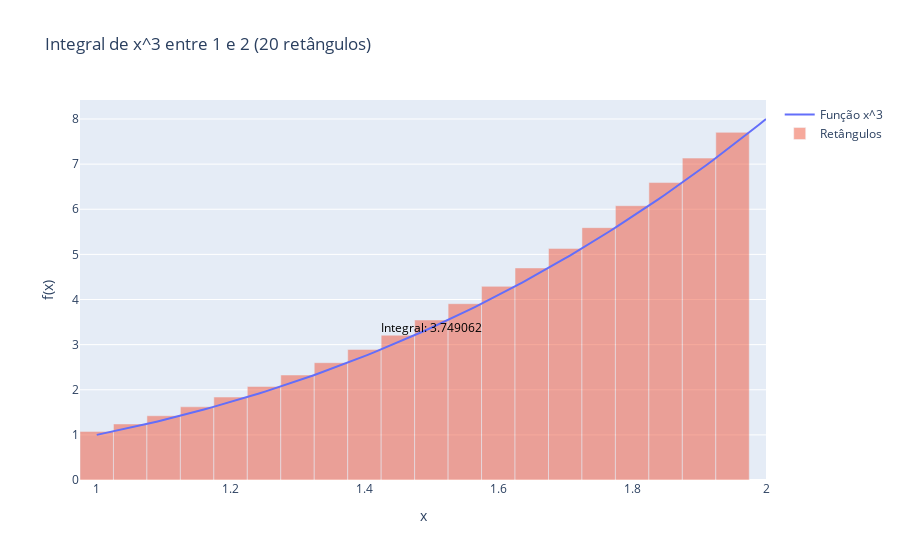

Notebook source saved alongside this figure:
### Markdown cell above
## 1- Calcule de forma numérica a integral da função $x^3$ avaliada entre os pontos $1$ e $2$. Identifique o número de retângulos que você usou.

### Code cell
# Importando bibliotecas
import numpy as np
import plotly.graph_objs as go

# Define a função para calcular f(x) = x^3
def f(x):
    return x ** 3

# Função para plotar a integral aproximada usando retângulos
def plot_integral(a, b, n):
    # Gera valores de x e y para a função
    x = np.linspace(a, b, 100)
    y = f(x)

    # Gera os pontos para os retângulos
    x_rect = np.linspace(a, b, n + 1)
    y_rect = f(x_rect[:-1] + (b - a) / (2 * n))

    # Calcula a integral aproximada usando a soma de áreas dos retângulos
    integral_aproximada = np.sum(y_rect * (b - a) / n)

    # Define as anotações para exibir o valor da integral no gráfico
    annotations = [dict(x=1.5, y=f(1.5), text=f'Integral: {integral_aproximada:.6f}', showarrow=False, font=dict(color="black", size=12))]

    # Define o layout do gráfico
    layout = go.Layout(title=f'Integral de x^3 entre {a} e {b} ({n} retângulos)', xaxis=dict(title='x'), yaxis=dict(title='f(x)'), annotations=annotations)

    # Cria o gráfico
    fig = go.Figure(data=[go.Scatter(x=x, y=y, mode='lines', name='Função x^3'), 
                          go.Bar(x=x_rect[:-1], y=y_rect, width=(b - a) / n, opacity=0.5, name='Retângulos')],
                    layout=layout)

    # Exibe o gráfico
    fig.show()

# Parâmetros da integral
a, b, n = 1, 2, 20
plot_integral(a, b, n)

### Figure 1 — Plotly figure (JSON) as saved in the notebook; plotly's stock layout.template omitted (floating-point values rounded to 4 significant figures)
{"data": [{"mode": "lines", "name": "Função x^3", "type": "scatter", "x": [1, 1.01, 1.02, 1.03, 1.04, 1.051, 1.061, 1.071, 1.081, 1.091, 1.101, 1.111, 1.121, 1.131, 1.141, 1.152, 1.162, 1.172, 1.182, 1.192, 1.202, 1.212, 1.222, 1.232, 1.242, 1.253, 1.263, 1.273, 1.283, 1.293, 1.303, 1.313, 1.323, 1.333, 1.343, 1.354, 1.364, 1.374, 1.384, 1.394, 1.404, 1.414, 1.424, 1.434, 1.444, 1.455, 1.465, 1.475, 1.485, 1.495, 1.505, 1.515, 1.525, 1.535, 1.545, 1.556, 1.566, 1.576, 1.586, 1.596, 1.606, 1.616, 1.626, 1.636, 1.646, 1.657, 1.667, 1.677, 1.687, 1.697, 1.707, 1.717, 1.727, 1.737, 1.747, 1.758, 1.768, 1.778, 1.788, 1.798, 1.808, 1.818, 1.828, 1.838, 1.848, 1.859, 1.869, 1.879, 1.889, 1.899, 1.909, 1.919, 1.929, 1.939, 1.949, 1.96, 1.97, 1.98, 1.99, 2], "y": [1, 1.031, 1.062, 1.094, 1.126, 1.159, 1.193, 1.227, 1.263, 1.298, 1.335, 1.372, 1.409, 1.448, 1.487, 1.527, 1.567, 1.609, 1.651, 1.693, 1.737, 1.781, 1.826, 1.871, 1.918, 1.965, 2.013, 2.062, 2.111, 2.161, 2.212, 2.264, 2.317, 2.37, 2.425, 2.48, 2.536, 2.592, 2.65, 2.709, 2.768, 2.828, 2.889, 2.951, 3.014, 3.077, 3.142, 3.207, 3.274, 3.341, 3.409, 3.478, 3.548, 3.619, 3.691, 3.764, 3.838, 3.913, 3.988, 4.065, 4.143, 4.221, 4.301, 4.382, 4.463, 4.546, 4.63, 4.714, 4.8, 4.887, 4.975, 5.063, 5.153, 5.244, 5.336, 5.429, 5.523, 5.619, 5.715, 5.812, 5.911, 6.011, 6.111, 6.213, 6.316, 6.42, 6.525, 6.632, 6.739, 6.848, 6.958, 7.069, 7.181, 7.295, 7.409, 7.525, 7.642, 7.76, 7.879, 8]}, {"name": "Retângulos", "opacity": 0.5, "type": "bar", "width": 0.05, "x": [1, 1.05, 1.1, 1.15, 1.2, 1.25, 1.3, 1.35, 1.4, 1.45, 1.5, 1.55, 1.6, 1.65, 1.7, 1.75, 1.8, 1.85, 1.9, 1.95], "y": [1.077, 1.242, 1.424, 1.622, 1.838, 2.073, 2.326, 2.6, 2.894, 3.209, 3.547, 3.907, 4.291, 4.699, 5.133, 5.592, 6.078, 6.592, 7.133, 7.704]}], "layout": {"annotations": [{"font": {"color": "black", "size": 12}, "showarrow": false, "text": "Integral: 3.749062", "x": 1.5, "y": 3.375}], "title": {"text": "Integral de x^3 entre 1 e 2 (20 retângulos)"}, "xaxis": {"title": {"text": "x"}}, "yaxis": {"title": {"text": "f(x)"}}}}
